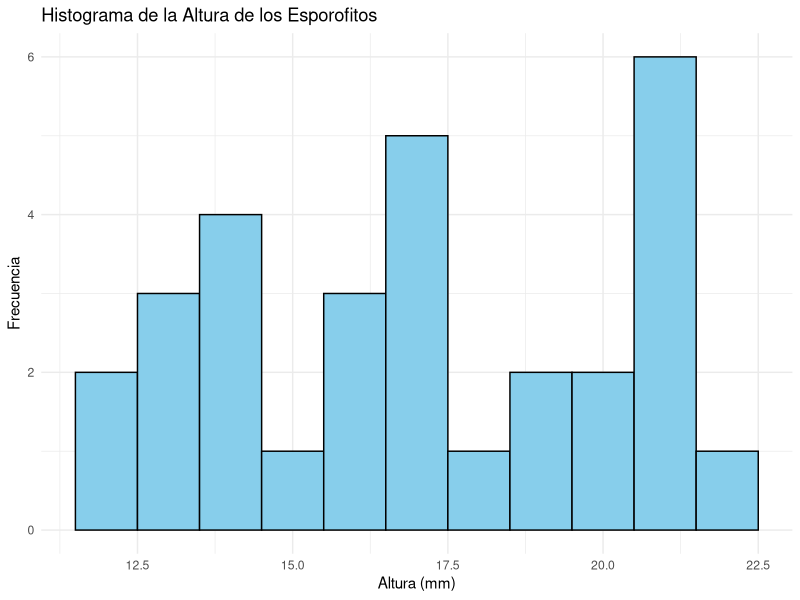
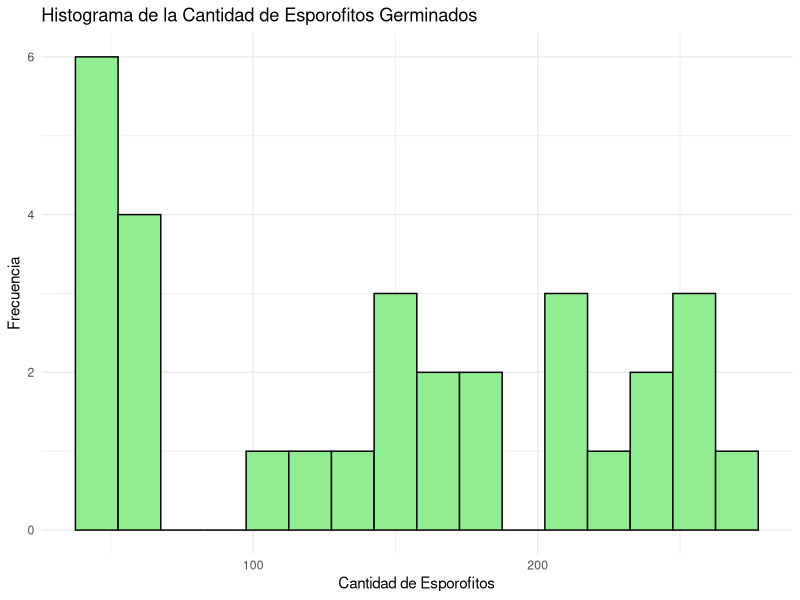
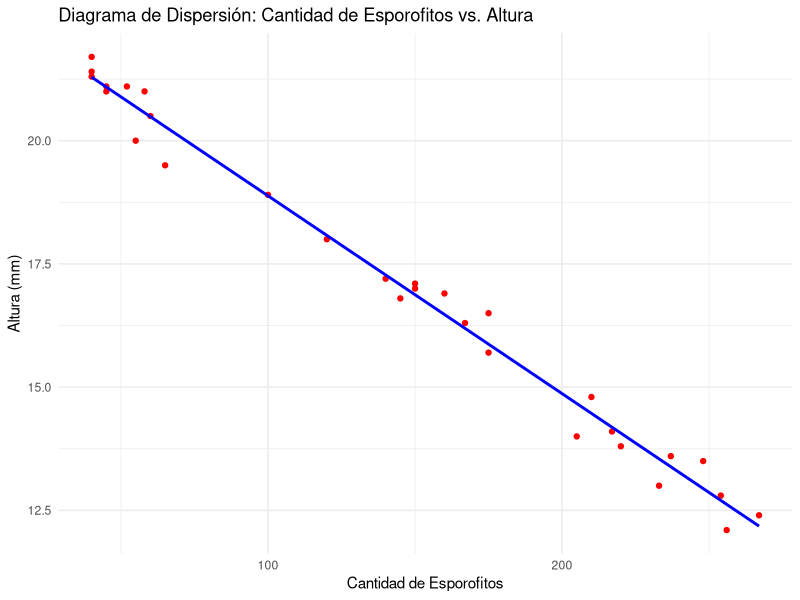
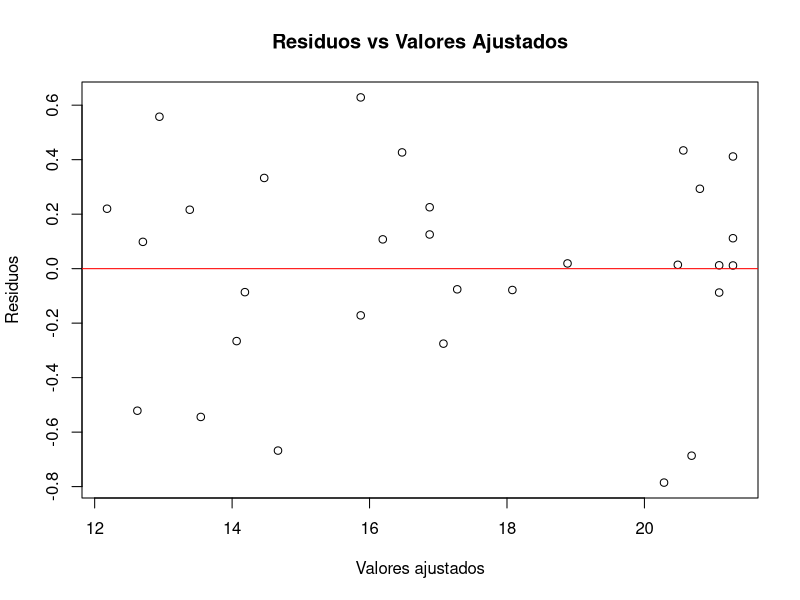
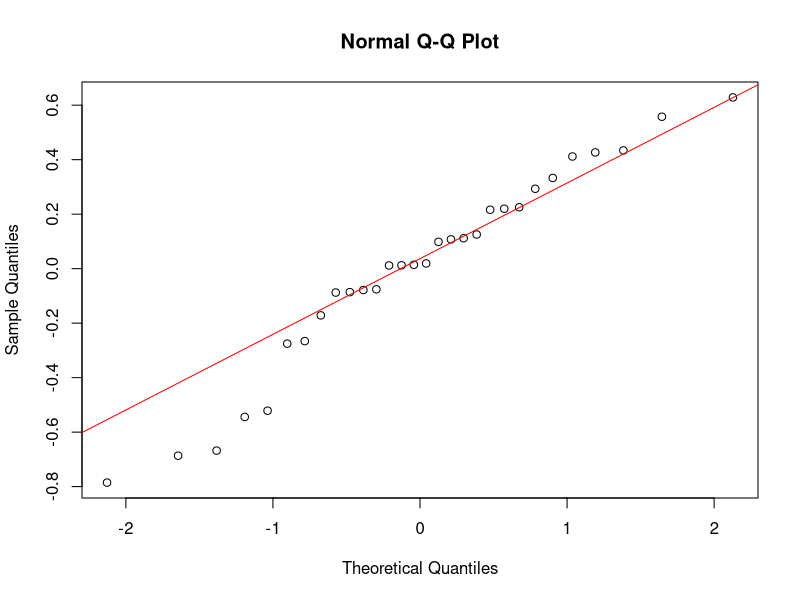

Reproduce these figures in R, in order.
## ---- chunk 1
# Instalación y carga de paquetes necesarios
# Para leer archivos Excel
if(!require(readxl)) install.packages("readxl")
# Para visualización de datos
if(!require(ggplot2)) install.packages("ggplot2")     
# Para manipulación de datos
if(!require(dplyr)) install.packages("dplyr")         
# Para diagnósticos de regresión
if(!require(car)) install.packages("car")              
# Para pruebas de supuestos
if(!require(lmtest)) install.packages("lmtest")    
# Para pruebas de normalidad
if(!require(nortest)) install.packages("nortest")    
# Para estadística descriptiva
if(!require(psych)) install.packages("psych")    




## ---- chunk 2
# Importar datos desde el archivo Excel
datos_esporofitos <- read_excel("esporofitos.xlsx")

# Visualizar las primeras filas del conjunto de datos
head(datos_esporofitos)

# Estructura del conjunto de datos
str(datos_esporofitos)

# Resumen estadístico básico
summary(datos_esporofitos)

# Verificar valores faltantes
colSums(is.na(datos_esporofitos))
## ---- chunk 3
# Eliminar filas con valores faltantes (si existen)
datos_esporofitos <- na.omit(datos_esporofitos)

# Renombrar columnas para facilitar el análisis (si es necesario)
names(datos_esporofitos) <- c("frasco", "cantidad", "altura")

# Verificar la estructura final de los datos
str(datos_esporofitos)
## ---- chunk 4

# Calcular estadísticas descriptivas
descripcion <- describe(datos_esporofitos)

# Visualizar las estadísticas descriptivas
print(descripcion)
## ---- chunk 5
# Histograma de la altura de los esporofitos
ggplot(datos_esporofitos, aes(x = altura)) +
  geom_histogram(binwidth = 1, fill = "skyblue", color = "black") +
  labs(title = "Histograma de la Altura de los Esporofitos",
       x = "Altura (mm)",
       y = "Frecuencia") +
  theme_minimal()

# Histograma de la cantidad de esporofitos germinados
ggplot(datos_esporofitos, aes(x = cantidad)) +
  geom_histogram(binwidth = 15, fill = "lightgreen", color = "black") +
  labs(title = "Histograma de la Cantidad de Esporofitos Germinados",
       x = "Cantidad de Esporofitos",
       y = "Frecuencia") +
  theme_minimal()
## ---- chunk 6
# Diagrama de dispersión
ggplot(datos_esporofitos, aes(x = cantidad, y = altura)) +
  geom_point(color = "red") +
  geom_smooth(method = "lm", se = FALSE, color = "blue") +
  labs(title = "Diagrama de Dispersión: Cantidad de Esporofitos vs. Altura",
       x = "Cantidad de Esporofitos",
       y = "Altura (mm)") +
  theme_minimal()
## ---- chunk 7
# Ajustar el modelo de regresión lineal
modelo <- lm(altura ~ cantidad, data = datos_esporofitos)
## ---- chunk 8
# Resumen del modelo
resumen_modelo <- summary(modelo)

# Visualizar el resumen del modelo
print(resumen_modelo)
## ---- chunk 9
# Gráfico de residuos vs valores ajustados
plot(modelo$fitted.values, modelo$residuals,
     xlab = "Valores ajustados",
     ylab = "Residuos",
     main = "Residuos vs Valores Ajustados")
abline(h = 0, col = "red")
## ---- chunk 10
# Evaluación de la independencia de los residuos
dwtest(modelo)
## ---- chunk 11
# Prueba de Breusch-Pagan
bptest(modelo)
## ---- chunk 12
# Gráfico Q-Q
qqnorm(modelo$residuals)
qqline(modelo$residuals, col = "red")

# Prueba de Shapiro-Wilk
shapiro.test(modelo$residuals)
## ---- chunk 13
# Crear nuevos datos para predicción
nuevos_datos <- data.frame(cantidad = c(25, 50, 75))

# Realizar predicciones de altura
predicciones <- predict(modelo, newdata = nuevos_datos)
print(predicciones)
## ---- chunk 14
# Intervalos de confianza para la media
intervalos_confianza <- predict(modelo, 
                                newdata = nuevos_datos, 
                                interval = "confidence")
print(intervalos_confianza)

# Intervalos de predicción para valores individuales
intervalos_prediccion <- predict(modelo, 
                                 newdata = nuevos_datos, 
                                 interval = "prediction")
print(intervalos_prediccion)
